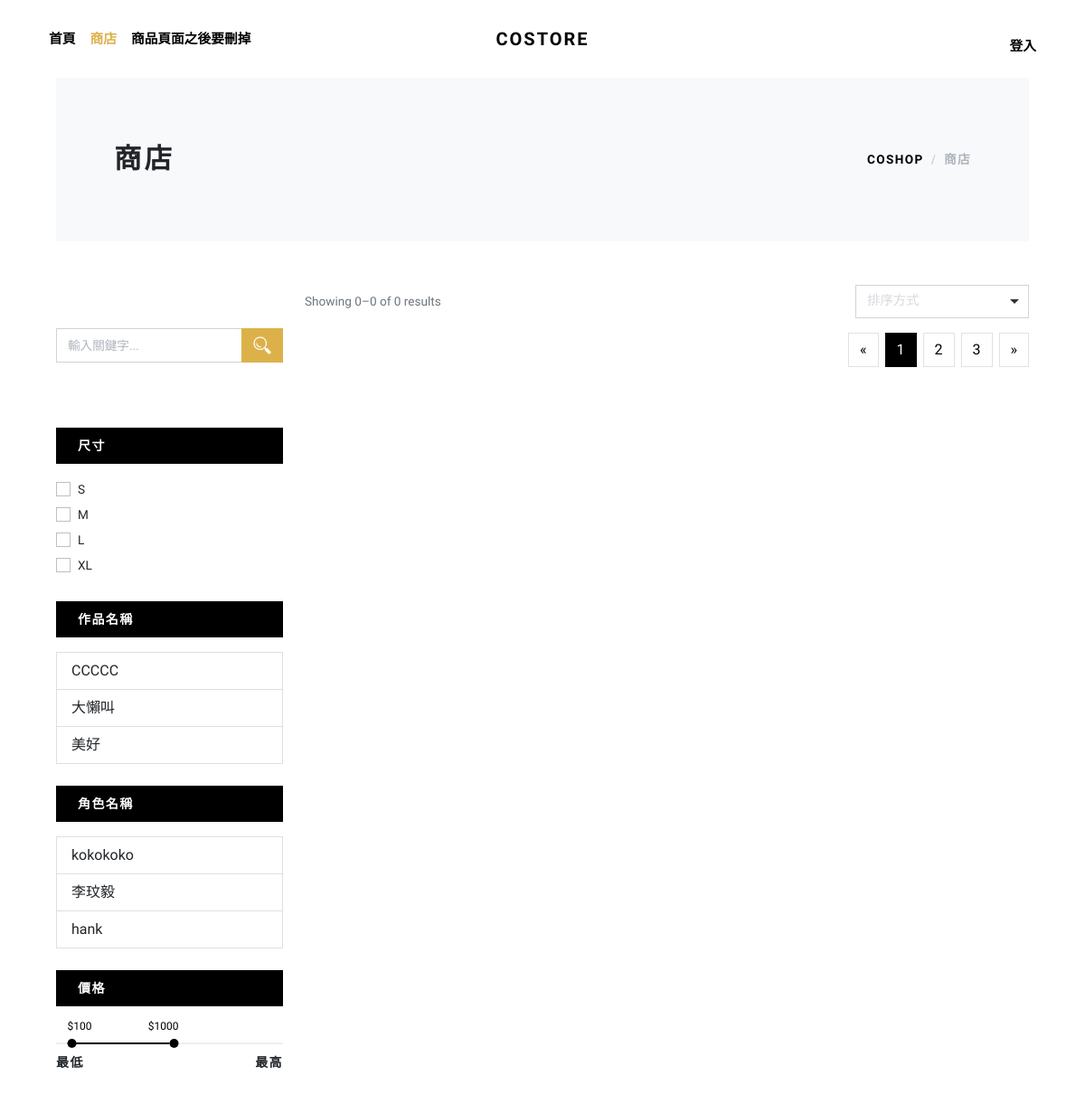
The page / on the database its author committed.
### tables this page shows
CREATE TABLE `categories` (
  `id` int(11) NOT NULL,
  `name` varchar(255) NOT NULL COMMENT '作品'
);

CREATE TABLE `authors` (
  `id` int(11) NOT NULL,
  `name` varchar(255) NOT NULL COMMENT '角色'
);

### php/func-category.php (called while the page is built, shortened)
<?php
function get_all_categories($con){
   $sql  = "SELECT * FROM categories";
   $stmt = $con->prepare($sql);
   $stmt->execute();
   if ($stmt->rowCount() > 0) {
   	  $categories = $stmt->fetchAll();
   }else {
      $categories = 0;
   }
   return $categories;
}

### php/func-author.php (called while the page is built, shortened)
<?php
function get_all_author($con){
   $sql  = "SELECT * FROM authors";
   $stmt = $con->prepare($sql);
   $stmt->execute();
   if ($stmt->rowCount() > 0) {
   	  $authors = $stmt->fetchAll();
   }else {
      $authors = 0;
   }
   return $authors;
}

### index.php (the view, shortened to what this page needs)
<?php
include "db_conn.php";
$books = get_all_books($conn);
include "php/func-author.php";
$authors = get_all_author($conn);
include "php/func-category.php";
$categories = get_all_categories($conn);
 ?>
<!DOCTYPE html>
<html lang="en">
<head>
    <link rel="stylesheet" href="vendor/glightbox/css/glightbox.min.css">
    <link rel="stylesheet" href="vendor/nouislider/nouislider.min.css">
    <link rel="stylesheet" href="vendor/choices.js/public/assets/styles/choices.min.css">
    <link rel="stylesheet" href="vendor/swiper/swiper-bundle.min.css">
    <link rel="stylesheet" href="css/style.default.css" id="theme-stylesheet">
    <link rel="stylesheet" href="css/custom.css">
    <link rel="stylesheet" href="css/style.css">
</head>
<body>
	<div class="page-holder">
		<header class="header bg-white">
			<div class="container px-lg-3">
			<nav class="navbar navbar-expand-lg navbar-light py-3 px-lg-0"><a class="navbar-brand" href="index.html"><span class="fw-bold text-uppercase text-dark">COSTORE</span></a>
				<div class="collapse navbar-collapse" id="navbarSupportedContent">
				<ul class="navbar-nav me-auto">
					<li class="nav-item">
					<a class="nav-link" href="index.html">首頁</a>
					</li>
					<li class="nav-item">
					<a class="nav-link active" href="index.php">商店</a>
					</li>
					<li class="nav-item">
					<a class="nav-link" href="detail.html">商品頁面之後要刪掉</a>
					</li>
				</ul>
				<ul class="navbar-nav ms-auto">
					<li class="nav-item"><a class="nav-link" href="#!">
					<?php if (isset($_SESSION['user_id'])) {?>
		          	<a class="nav-link"
		             href="admin.php">個人設定</a>
		          <?php }else{ ?>
		          <a class="nav-link"
		             href="login.php">登入</a>
		          <?php } ?></a></li>
				</ul>
				</div>
			</nav>
			</div>
		</header>
		<?php  $i = 0; foreach ($books as $book) {  $i++;?>
		<div class="modal fade" id="productView<?=$i?>" tabindex="-1">
			<div class="modal-dialog modal-lg modal-dialog-centered">
				<div class="modal-content overflow-hidden border-0">
					<button class="btn-close p-4 position-absolute top-0 end-0 z-index-20 shadow-0" type="button" data-bs-dismiss="modal" aria-label="Close"></button>
					<div class="modal-body p-0">
						<div class="row align-items-stretch">
							<div class="col-lg-6 p-lg-0"><a class="glightbox product-view d-block h-100 bg-cover bg-center" style="background: url(uploads/cover/<?=$book['cover']?>)" href="uploads/cover/<?=$book['cover']?>" data-gallery="gallery1" data-glightbox="Red digital smartwatch"></a>
							<a class="glightbox d-none" href="uploads/files/<?=$book['file']?>" data-gallery="gallery2" data-glightbox="Red digital smartwatch"></a>
							<a class="glightbox d-none" href="uploads/files/<?=$book['file']?>" data-gallery="gallery3" data-glightbox="Red digital smartwatch"></a></div>
								<div class="col-lg-6">
									<div class="p-4 my-md-4">
										<h2 class="h4"><?=$book['title']?></h2>
										<p class="text-muted">$<?=$book['price']?></p>
										<p class="text-sm mb-4">
										<strong class="text-uppercase">角色名稱：</strong>
										<?php foreach($authors as $author){
											if ($author['id'] == $book['author_id']) {
												echo $author['name'];
												break;
											}
										?>
										<?php } ?>
										<br>
										<strong class="text-uppercase">作品名稱：</strong>
										<?php foreach($categories as $category){
												if ($category['id'] == $book['category_id']) {
													echo $category['name'];
													break;
												}
											?>
											<?php } ?>
										</p>
										<div class="row align-items-stretch mb-4 gx-0">
										<div class="col-sm-7">
										</div>
										<div class="col-sm-5"><a class="btn btn-dark btn-sm w-100 h-100 d-flex align-items-center justify-content-center px-0" href="cart.html">查看詳細資訊</a></div>
									</div>
								</div>
							</div>
						</div>
					</div>
				</div>
			</div>
		</div>
		<?php } ?>
      <div class="container">
		<div class="container">
			<section class="py-5 bg-light">
			<div class="container">
				<div class="row px-4 px-lg-5 py-lg-4 align-items-center">
				<div class="col-lg-6">
					<h1 class="h2 text-uppercase mb-0">商店</h1>
				</div>
				<div class="col-lg-6 text-lg-end">
					<nav aria-label="breadcrumb">
					<ol class="breadcrumb justify-content-lg-end mb-0 px-0 bg-light">
						<li class="breadcrumb-item"><a class="text-dark" href="index.html">Coshop</a></li>
						<li class="breadcrumb-item active" aria-current="page">商店</li>
					</ol>
					</nav>
				</div>
				</div>
			</div>
			</section>
			<section class="py-5">
			<div class="container p-0">
				<div class="row">
				<div class="col-lg-3 order-2 order-lg-1">
					<form action="search.php"
							method="get"
							style="width: 100%; max-width: 30rem">
						<div class="input-group my-5">
						<input type="text"
								class="form-control"
								name="key"
								placeholder="輸入關鍵字..."
								aria-label="輸入關鍵字..."
								aria-describedby="basic-addon2">
						<button class="input-group-text
										btn btn-primary"
								id="basic-addon2">
								<img src="img/search.png"
									width="20">
						</button>
						</div>
					</form>
					<br>
					<div class="py-2 px-4 bg-dark text-white mb-3"><strong class="small text-uppercase fw-bold">尺寸</strong></div>
					<div class="form-check mb-1">
					<input class="form-check-input" type="checkbox" id="checkbox_1">
					<label class="form-check-label" for="checkbox_1">S</label>
					</div>
					<div class="form-check mb-1">
					<input class="form-check-input" type="checkbox" id="checkbox_2">
					<label class="form-check-label" for="checkbox_2">M</label>
					</div>
					<div class="form-check mb-1">
					<input class="form-check-input" type="checkbox" id="checkbox_3">
					<label class="form-check-label" for="checkbox_3">L</label>
					</div>
					<div class="form-check mb-1">
					<input class="form-check-input" type="checkbox" id="checkbox_4">
					<label class="form-check-label" for="checkbox_4">XL</label>
					</div>
					<br>
					<div class="py-2 px-4 bg-dark text-white mb-3"><strong class="small text-uppercase fw-bold">作品名稱</strong></div>
						<?php foreach ($categories as $category ) {?>
							<a href="category.php?id=<?=$category['id']?>"
								class="list-group-item list-group-item-action">
								<?=$category['name']?></a>
						<?php  } ?>
					<br>
					<div class="py-2 px-4 bg-dark text-white mb-3"><strong class="small text-uppercase fw-bold">角色名稱</strong></div>
					<?php foreach ($authors as $author ) {?>
						<a href="author.php?id=<?=$author['id']?>"
							class="list-group-item list-group-item-action">
							<?=$author['name']?></a>
						<?php } ?>
						<br>
					<div class="py-2 px-4 bg-dark text-white mb-3"><strong class="small text-uppercase fw-bold">價格</strong></div>
					<div class="price-range pt-4 mb-5">
					<div id="range"></div>
					<div class="row pt-2">
						<div class="col-6"><strong class="small fw-bold text-uppercase">最低</strong></div>
						<div class="col-6 text-end"><strong class="small fw-bold text-uppercase">最高</strong></div>
					</div>
					</div>
				</div>
				<div class="col-lg-9 order-1 order-lg-2 mb-5 mb-lg-0">
					<div class="row mb-3 align-items-center">
					<div class="col-lg-6 mb-2 mb-lg-0">
						<?php $start = ($i > 0)? 1 : 0?>
						<p class="text-sm text-muted mb-0">Showing <?=$start?>–<?=$i?> of <?=$i?> results</p>
					</div>
					<div class="col-lg-6">
						<ul class="list-inline d-flex align-items-center justify-content-lg-end mb-0">
						<li class="list-inline-item">
							<select class="selectpicker" data-customclass="form-control form-control-sm">
							<option value>排序方式</option>
							</select>
						</li>
						</ul>
					</div>
					</div>
					<div class="row">
					<nav aria-label="Page navigation example">
					<ul class="pagination justify-content-center justify-content-lg-end">
						<li class="page-item mx-1"><a class="page-link" href="#!" aria-label="Previous"><span aria-hidden="true">«</span></a></li>
						<li class="page-item mx-1 active"><a class="page-link" href="#!">1</a></li>
						<li class="page-item mx-1"><a class="page-link" href="#!">2</a></li>
						<li class="page-item mx-1"><a class="page-link" href="#!">3</a></li>
						<li class="page-item ms-1"><a class="page-link" href="#!" aria-label="Next"><span aria-hidden="true">»</span></a></li>
					</ul>
					</nav>
				</div>
				</div>
			</div>
			</section>
      	</div>
      <link rel="stylesheet" href="https://use.fontawesome.com/releases/v5.7.1/css/all.css">
</body>
</html>

### rows shown on the page
categories: name "CCCCC"
categories: name "大懶叫"
categories: name "美好"
authors: name "kokokoko"
authors: name "李玟毅"
authors: name "hank"

### other values the page prints
$start "0"
$i "0"
